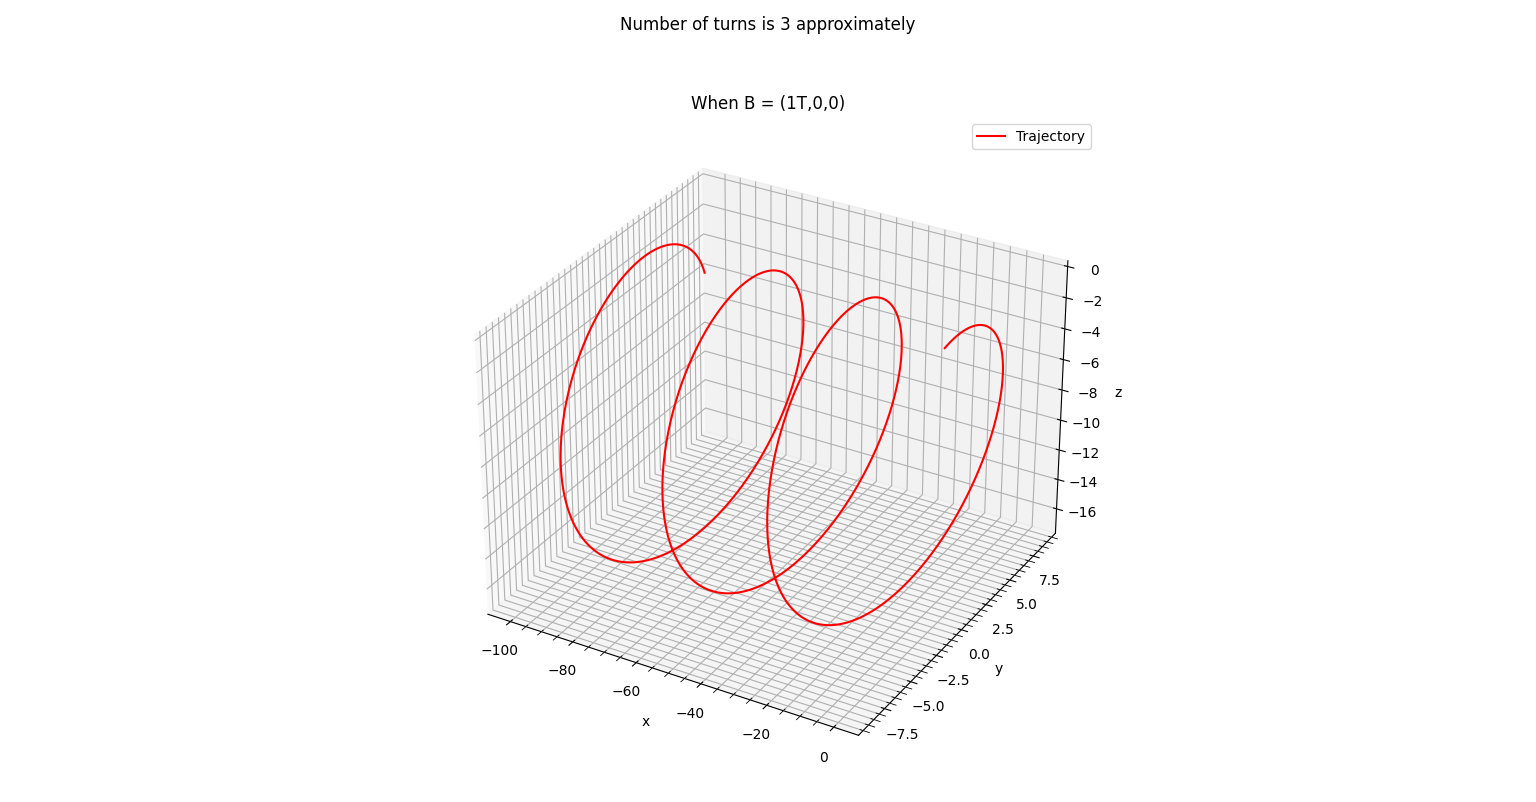

This chart was generated by the following Python code:
from scipy.integrate import odeint
import matplotlib.pyplot as plt
import numpy as np 

m, q, Bx = 1, 1, 1
v, theta = 10, 2*np.pi/3

def dS_dt(S, t):
    x, y, z, vx, vy, vz = S
    dx_dt = vx
    dy_dt = vy
    dz_dt = vz
    dvx_dt = 0
    dvy_dt = (q*vz*Bx)/m
    dvz_dt = -(q*vy*Bx)/m
    return [dx_dt, dy_dt, dz_dt, dvx_dt, dvy_dt, dvz_dt]

t = np.linspace(0, 20, 1001)
S0 = (0, 0, 0, v*np.cos(theta), v*np.sin(theta), 0)
sol = odeint(dS_dt, S0, t)
x, y, z, vx, vy, vz = sol.T[0], sol.T[1], sol.T[2], sol.T[3], sol.T[4], sol.T[5]

fig = plt.figure()
ax= fig.add_subplot(projection="3d")
ax.plot(x,y,z, color="red",label="Trajectory")
ax.set_xlabel("x")
ax.set_ylabel("y")
ax.set_zlabel("z")
ax.set_title("When B = (1T,0,0)")
ax.grid(which="major")
ax.grid(which="minor",linestyle="--")
ax.minorticks_on()
fig.suptitle("Number of turns is 3 approximately")
fig.tight_layout()
plt.legend()
plt.show()
